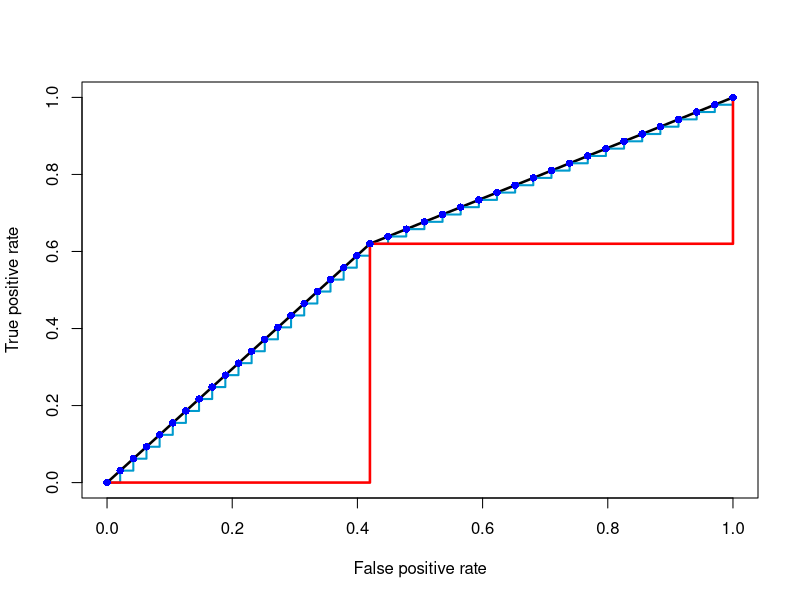

Here is the R script that generated this plot:
## ---- chunk 1
library(knitr)
library(kableExtra)
knitr::opts_chunk$set(
  collapse = TRUE,
  cache = TRUE,
  message = FALSE, warning = FALSE, 
  comment = "")
knitr::opts_chunk$set(echo = TRUE)
## ---- chunk 2
library(ROCR)
new_tab = cbind(c(5800, 10000-5800),
                c(3800, 10000-3800))
rownames(new_tab) = c(0, 1)
colnames(new_tab) = c(0, 1)
## ---- chunk 3
knitr::kable(new_tab, 
             caption = "A simple 2x2 table of a binary predictor (rows) versus a binary outcome (columns)", valign = "ht") %>% 
  kableExtra::kable_styling(position = "center")
## ---- chunk 4
make_vec = function(cat_tab) {
  rownames(cat_tab) = 1:nrow(cat_tab)
  colnames(cat_tab) = c(0, 1)  
  xx <- rep(rep(rownames(cat_tab), ncol(cat_tab)), c(cat_tab))
  xx = as.numeric(xx)
  yy <- rep(colnames(cat_tab), colSums(cat_tab))
  yy = as.numeric(yy)
  ttab = table(xx, yy)
  stopifnot(all(ttab == cat_tab))
  return(list(x = xx, y = yy))
}


ndiv = 20
tt = new_tab/ndiv
long_mat = rbind(
  matrix(rep(tt[1,], ndiv), nrow = ndiv, byrow = TRUE),
  matrix(rep(tt[2,], ndiv), nrow = ndiv, byrow = TRUE)
)
u = unique(sort(round(runif(ndiv * 2*5), 4)))
rownames(long_mat) = sort(sample(u, size = ndiv * 2))
colnames(long_mat) = c(0, 1)
## ---- chunk 5
knitr::kable(long_mat, 
             caption = "A simple 2x2 table of a discrete predictor (rows) versus a binary outcome (columns)", valign = "ht") %>% 
  kableExtra::kable_styling(position = "center")
## ---- chunk 6
bin = make_vec(new_tab)
lbin = make_vec(long_mat)

pred = prediction(cbind(bin$x, lbin$x), cbind(lbin$y, lbin$y))
perf = performance(pred, "tpr", "fpr")

plot(perf@x.values[[1]], perf@y.values[[1]], type = 'l',
     xlab = "False positive rate", ylab = "True positive rate", lwd = 2.5)
lines(perf@x.values[[2]], perf@y.values[[2]], col = "deepskyblue3", type = "s", lwd = 2)
lines(perf@x.values[[1]], perf@y.values[[1]], col = "red", type = "s", lwd = 2.5)
points(perf@x.values[[2]], perf@y.values[[2]], col = "blue", pch = 16)
